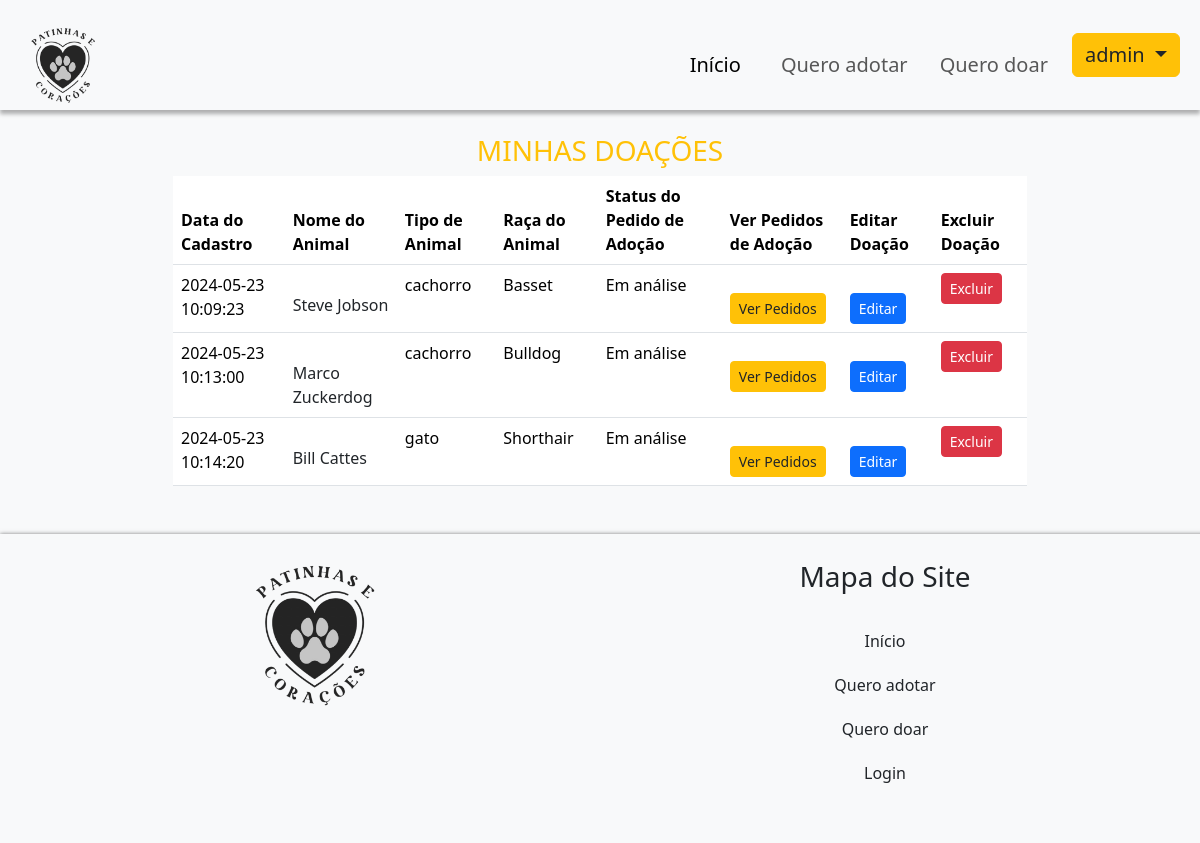
Screenshot of /admin/mydonations (signed in) with the database file from the repository.
### tables this page shows
CREATE TABLE `donations`  (
  `donation_id` int NOT NULL AUTO_INCREMENT,
  `user_id` int NOT NULL COMMENT 'FK',
  `pet_id` int NOT NULL COMMENT 'FK',
  `donation_date` timestamp NULL DEFAULT CURRENT_TIMESTAMP ON UPDATE CURRENT_TIMESTAMP,
  PRIMARY KEY (`donation_id`)
);

CREATE TABLE `pets`  (
  `pet_id` int NOT NULL AUTO_INCREMENT,
  `pet_name` varchar(50) NOT NULL,
  `state` varchar(2) NULL,
  `city` varchar(100) NULL,
  `description` varchar(255) NOT NULL,
  `type` enum('cachorro','gato','outro') NOT NULL,
  `gender` enum('macho','femea','nao sei') NOT NULL,
  `breed` varchar(20) NULL DEFAULT NULL,
  `age` smallint NOT NULL,
  `size` enum('pequeno','medio','grande') NULL DEFAULT NULL,
  `colour` varchar(20) NULL DEFAULT NULL,
  `personality` varchar(50) NULL DEFAULT NULL,
  `special_care` varchar(100) NULL DEFAULT NULL,
  `vaccinated` boolean NULL DEFAULT NULL,
  `castrated` boolean NULL DEFAULT NULL,
  `vermifuged` boolean NULL DEFAULT NULL,
  `is_adopted` boolean NULL DEFAULT NULL,
  `created_at` timestamp NULL DEFAULT CURRENT_TIMESTAMP,
  `updated_at` timestamp NULL DEFAULT CURRENT_TIMESTAMP ON UPDATE CURRENT_TIMESTAMP,
  PRIMARY KEY (`pet_id`)
);

### app/controllers/Controller.php (called while the page is built, shortened)
<?php
class Controller {
    protected function view($view, $data = []) {
        extract($data);
        require __DIR__ . '/../views/' . $view . '.php';
    }
}

### app/controllers/AdminController.php (called while the page is built, shortened)
<?php
class AdminController extends Controller {
    public function myDonations() {
        $userId = $_SESSION['user_id'];
        $donationModel = new DonationModel();
        $donations = $donationModel->getByUserId($userId);
        $this->view('admin/mydonations', ['donations' => $donations]);
    }
}

### public/index.php (called while the page is built, shortened)
<?php
require_once BASE_PATH . '/app/routes/routes.php';

### app/models/Model.php (called while the page is built, shortened)
<?php
class Model {
    public function __construct() {
        $database = new Database();
        $this->conn = $database->getConnection();
    }
}

### app/config/Database.php (called while the page is built, shortened)
<?php
class Database {
    private $host = 'database';
    private $db_name = 'patinhas';
    private $username = 'wellington';
    private $password = 'Univesp2022';
    public function getConnection() {
        $this->conn = null;
        try {
            $this->conn = new PDO("mysql:host=" . $this->host . ";dbname=" . $this->db_name, $this->username, $this->password);
            $this->conn->exec("set names utf8");
        } catch(PDOException $exception) {
            echo "Connection error: " . $exception->getMessage();
        }
        return $this->conn;
    }
}

### app/models/DonationModel.php (called while the page is built, shortened)
<?php
class DonationModel extends Model {
    protected $table = 'donations';
    public function getByUserId($userId)
    {
        $query = "SELECT d.*, p.pet_name, p.type, p.breed, a.status
                  FROM " . $this->table . " d
                  JOIN pets p ON d.pet_id = p.pet_id
                  LEFT JOIN adoptions a ON a.pet_id = p.pet_id
                  WHERE d.user_id = :user_id";
        $stmt = $this->conn->prepare($query);
        $stmt->bindParam(':user_id', $userId);
        $stmt->execute();
        return $stmt->fetchAll(PDO::FETCH_ASSOC);
    }
}

### app/views/admin/mydonations.php (the view, shortened to what this page needs)
<?php include __DIR__ . '/../include/header.php'; ?>
<div class="main-content">
<section class="container">
    <div class="row">
        <div class="col-8 col-md-10 mt-2 mb-3 mx-auto py-3 px-md-5">
            <h1 class="fw-bolded fs-3 text-warning text-center">MINHAS DOAÇÕES</h1>
            <table class="table table-hover">
                <thead>
                    <tr>
                        <th>Data do Cadastro</th>
                        <th>Nome do Animal</th>
                        <th>Tipo de Animal</th>
                        <th>Raça do Animal</th>
                        <th>Status do Pedido de Adoção</th>
                        <th>Ver Pedidos de Adoção</th>
                        <th>Editar Doação</th>
                        <th>Excluir Doação</th>
                    </tr>
                </thead>
                <tbody>
                <?php foreach ($donations as $donation): ?>
                    <tr>
                        <td><?= htmlspecialchars($donation['donation_date']) ?></td>
                        <td><a href="animal_detalhes.html" class="text-dark" target="_blank"><?= htmlspecialchars($donation['pet_name']) ?></a></td>
                        <td><?= htmlspecialchars($donation['type']) ?></td>
                        <td><?= htmlspecialchars($donation['breed']) ?></td>
                        <td><?= htmlspecialchars($donation['status'] ?? 'Em análise') ?></td>
                        <td><a type="button" class="btn btn-warning text-dark btn-sm" href="visualiza_ped_adocao.html">Ver Pedidos</a></td>
                        <td>
                            <a href="/donation/edit/<?= $donation['donation_id'] ?>" class="btn btn-primary btn-sm">Editar</a>
                        </td>
                        <td>
                            <button type="button" class="btn btn-danger btn-sm" onclick="deleteDonation(<?= $donation['donation_id'] ?>)">Excluir</button>
                        </td>
                    </tr>
                <?php endforeach; ?>
                </tbody>
            </table>
        </div>
    </div>
</section>
</div>
<?php include __DIR__ . '/../include/footer.php'; ?>

### public/assets/css/default-style.css (style rules this page uses)
.main-content { margin-top: 110px; }
a { display: inline-block; margin-top: 20px; color: #007BFF; text-decoration: none; }
html, body { height: 100%; margin: 0; }
body { display: flex; flex-direction: column; background-color: #f8f9fa; }

### rows the page displays
donations: donation_date "2024-05-23 10:09:23", pet.pet_name "Steve Jobson", pet.type "cachorro", pet.breed "Basset", status "Em análise"
donations: donation_date "2024-05-23 10:13:00", pet.pet_name "Marco Zuckerdog", pet.type "cachorro", pet.breed "Bulldog", status "Em análise"
donations: donation_date "2024-05-23 10:14:20", pet.pet_name "Bill Cattes", pet.type "gato", pet.breed "Shorthair", status "Em análise"

### other values shown
$_SESSION['user_login'] "admin"
